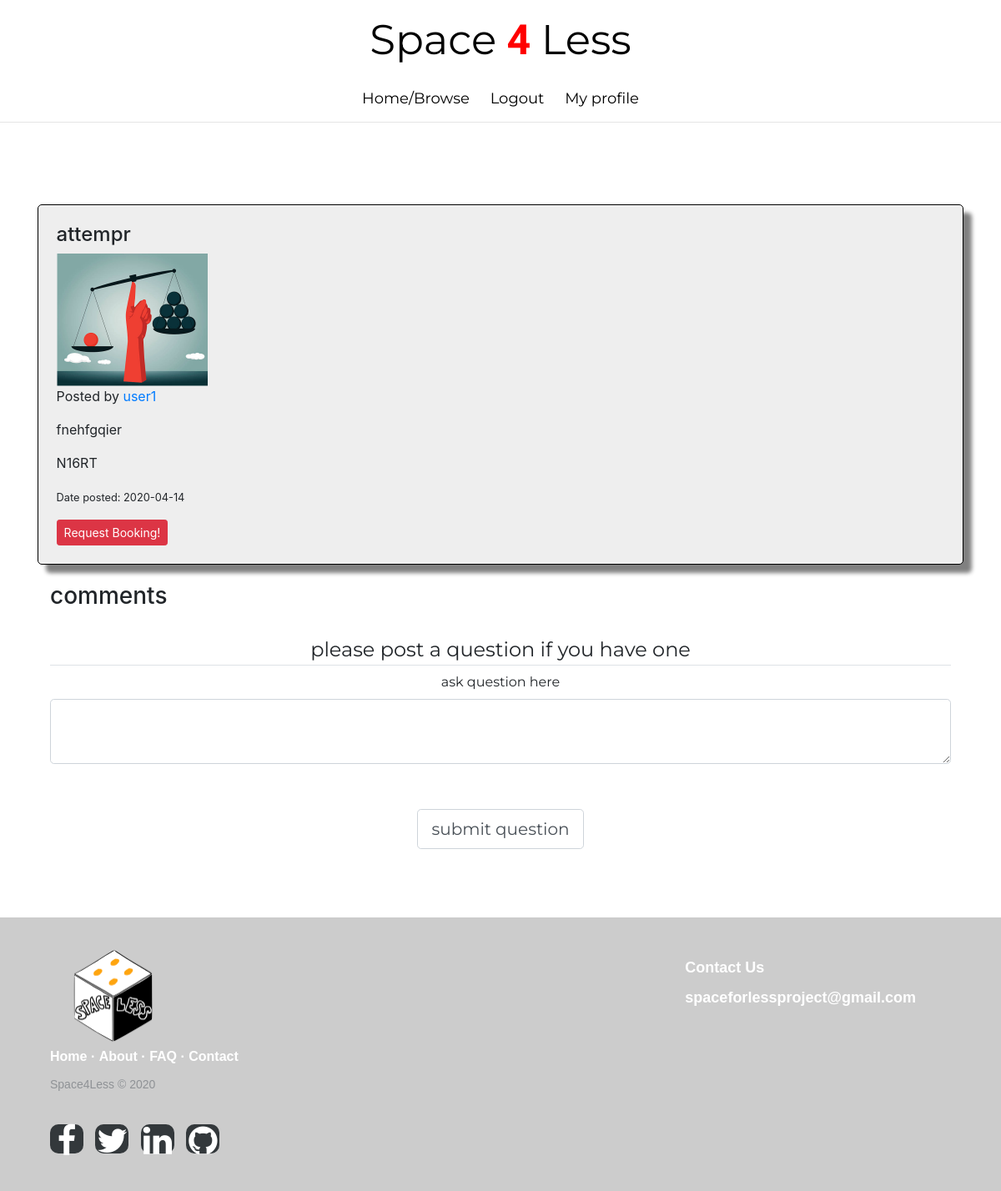
The app's page /single_post/2 (signed in) with its own data.
### app/models.py (models this page shows, shortened)
class Post(db.Model):
    __tablename__ = 'post'
    post_id = db.Column(db.Integer, primary_key=True)
    title = db.Column(db.String(30), nullable=False)
    date_posted = db.Column(db.DateTime, nullable=False, default=datetime.utcnow)
    image = db.Column(db.String(30), nullable=False)#, default='default.png')
    location = db.Column(db.String(50), nullable=False)
    space_size = db.Column(db.String(15), nullable=False)
    content = db.Column(db.String(30), nullable=False)
    user_id = db.Column(db.Integer, ForeignKey('user.user_id'), nullable=False)
    bookings = db.relationship('Book')
    comments = db.relationship('Comment')

class User(db.Model, UserMixin):
    __tablename__ = 'user'
    user_id = db.Column(db.Integer, primary_key=True)
    username = db.Column(db.String(250), nullable=False)
    first_name = db.Column(db.String(250), nullable=False)
    last_name = db.Column(db.String(250), nullable=False)
    email = db.Column(db.String(250), nullable=False)
    password = db.Column(db.String(200))
    image_file = db.Column(db.String(20), nullable=False, default='default-profile.png')
    roles = db.Column(db.String(20))
    posts = db.relationship('Post', backref='author', lazy=True)
    bookings = db.relationship('Book')
    comments = db.relationship('Comment')
    reviews = db.relationship('Review')
    def get_id(self):
        return (self.user_id)

### app/posts/routes.py (the view)
@bp_posts.route("/single_post/<post_id>", methods=['GET', 'POST'])
@login_required
def single_post(post_id):
    post = Post.query.get_or_404(post_id)
    user = User.query.get(current_user.get_id())
    form_question = QuestionForm()
    comments = Comment.query.filter_by(post_id=post_id) \
        .join(User, Comment.renter_user_id == User.user_id) \
        .add_columns(Comment.question, Comment.answer, Comment.date_posted, User.username, User.image_file,
                     Comment.comment_id) \
        .all()
    if form_question.validate_on_submit():
        comment = Comment(question=form_question.question.data, renter_user_id=user.user_id, post_id=post.post_id)
        db.session.add(comment)
        db.session.commit()
        flash('you have successfully commented on the post', 'success')
        return redirect(url_for('main.home_page'))
    return render_template('single_post.html', title=post.title, post=post, form=form_question, comments=comments)

### app/posts/forms.py
class QuestionForm(FlaskForm):
    question = TextAreaField('ask question here',
                             validators=[DataRequired()])
    submit = SubmitField('submit question'
                         '')

### app/models.py (called while the page is built)
@login.user_loader
def load_user(user_id):
    return User.query.get(int(user_id))

### app/templates/single_post.html (shortened to what this page needs)
{% extends 'layout.html' %}
{% block content %}
    <div class="row post">
        <div>
            <h4 class="media-heading">{{ post.title }}</h4>
            <img class=" post_image" src="{{ url_for('static', filename='post_pictures/' + post.image) }}">
            <div class="media-body">
                <p>Posted by <a href="#">{{ post.author.username }}</a></p>
                <p>{{ post.content }}</p>
                <p> {{ post.location }}</p>
                <p><small> Date posted: {{ post.date_posted.strftime('%Y-%m-%d') }}</small></p>
            </div>
            <div>
                {% if (current_user.roles == 'renter') %}
                    <a class="btn btn-sm btn-danger" href="{{ url_for('booking.book', postid = post.post_id) }}">Request
                        Booking!</a>
                {% elif (current_user.roles == 'property_owner') and (post.author == current_user) %}
                    <a class="btn btn-sm btn-primary" href="{{ url_for('posts.update_post', postid = post.post_id) }}">Update</a>
                    <a class="btn btn-sm btn-danger" href="#">Delete</a>
                {% endif %}
            </div>
        </div>
    </div>
    <h3>comments</h3>
    {% if (current_user.roles == 'renter') %}
        <form method="POST" novalidate enctype="multipart/form-data">
            <fieldset class="form-design">
                <legend class="border-bottom"> please post a question if you have one</legend>
                <div>
                    {{ form.question.label(class="form-control-label") }}
                    {{ form.question(class="form-control form-control-lg") }}
                </div>
                <div>
                    <p id="signupbutton">{{ form.submit(class="form-control form-control-lg") }}</p>
                </div>
            </fieldset>
        </form>
    {% endif %}
{% endblock content %}

### app/static/design.css (style rules this page uses)
.post { border: 1px solid black; border-radius: 5px; background-color: #eeeeee; padding: 2%; margin: 2% }
.post_image { width:25% }
.row { display: flex; box-shadow: 10px 10px 5px grey; }
.form-design { font-family: Montserrat, sans-serif; text-align: center; padding: 0; }
#signupbutton { padding-top: 5%; width: 200px; margin: 0 auto; text-align: center; }
form { padding-top: 2%; padding-bottom: 2%; background-color: white; }
* { box-sizing: border-box; }
.row:after { content: ""; display: table; clear: both; }

### records on screen
Post: title "attempr", image (picture), content "fnehfgqier", location "N16RT", date_posted "2020-04-14"
User: author.username "user1"
